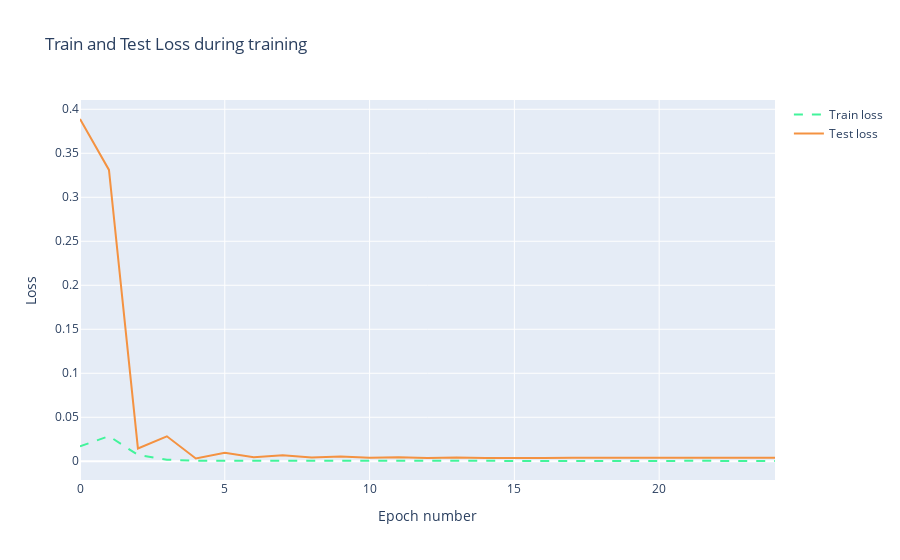

The notebook cell this image was saved under:
### Code cell
trace1 = go.Scatter(
    x = np.arange(0, len(history.history['loss']), 1),
    y = history.history['loss'],
    mode = 'lines',
    name = 'Train loss',
    line = dict(color=('rgb(66, 244, 155)'), width=2, dash='dash')
)
trace2 = go.Scatter(
    x = np.arange(0, len(history.history['val_loss']), 1),
    y = history.history['val_loss'],
    mode = 'lines',
    name = 'Test loss',
    line = dict(color=('rgb(244, 146, 65)'), width=2)
)

data = [trace1, trace2]
layout = dict(title = 'Train and Test Loss during training', 
              xaxis = dict(title = 'Epoch number'), yaxis = dict(title = 'Loss'))
fig = dict(data=data, layout=layout)
py.iplot(fig, filename='training_process')

### Figure 1 — Plotly figure (JSON) as saved in the notebook; plotly's stock layout.template omitted (floating-point values rounded to 4 significant figures)
{"data": [{"line": {"color": "rgb(66, 244, 155)", "dash": "dash", "width": 2}, "mode": "lines", "name": "Train loss", "type": "scatter", "x": [0, 1, 2, 3, 4, 5, 6, 7, 8, 9, 10, 11, 12, 13, 14, 15, 16, 17, 18, 19, 20, 21, 22, 23, 24], "y": [0.01689, 0.02858, 0.007179, 0.001782, 0.0007157, 0.0006703, 0.0003092, 0.0004619, 0.0003282, 0.0004817, 0.0003453, 0.000527, 0.000351, 0.0005738, 0.0003461, 0.0006061, 0.0003348, 0.0006063, 0.0003212, 0.0005636, 0.0003133, 0.0004899, 0.0003227, 0.0004172, 0.0003466]}, {"line": {"color": "rgb(244, 146, 65)", "width": 2}, "mode": "lines", "name": "Test loss", "type": "scatter", "x": [0, 1, 2, 3, 4, 5, 6, 7, 8, 9, 10, 11, 12, 13, 14, 15, 16, 17, 18, 19, 20, 21, 22, 23, 24], "y": [0.389, 0.3311, 0.01459, 0.02834, 0.003176, 0.009603, 0.004705, 0.00671, 0.004341, 0.005417, 0.003903, 0.004675, 0.003655, 0.004259, 0.003592, 0.004035, 0.003667, 0.003923, 0.003813, 0.003875, 0.003933, 0.00387, 0.003968, 0.003896, 0.003951]}], "layout": {"autosize": true, "title": {"text": "Train and Test Loss during training"}, "xaxis": {"autorange": true, "range": [0, 24], "title": {"text": "Epoch number"}, "type": "linear"}, "yaxis": {"autorange": true, "range": [-0.02128, 0.4105], "title": {"text": "Loss"}, "type": "linear"}}}
